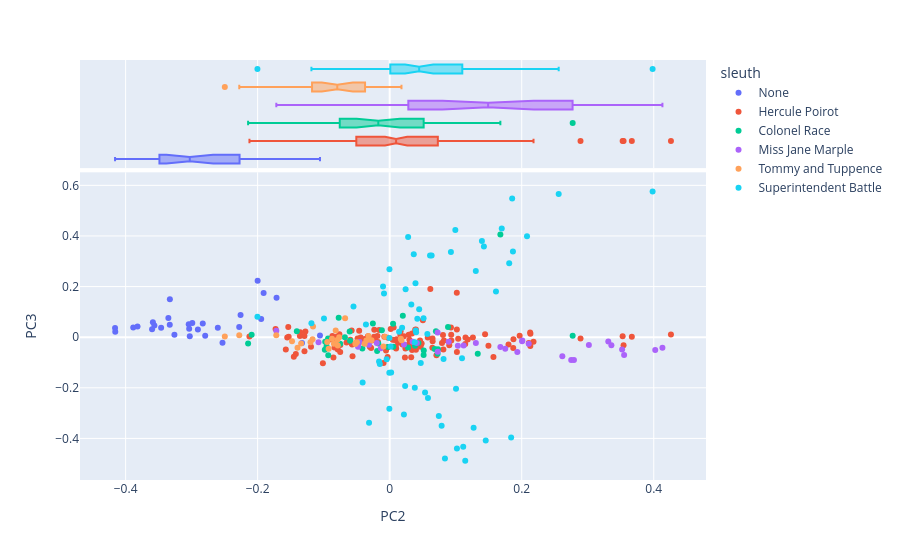

Notebook source saved alongside this figure:
### Markdown cell above
#### Scatterplot of documents in the space created by the second two components

With points colored by metadata features.

### Code cell
# create a scatterplot of documents in the space created by the first 2 components
# coloring the points by sleuth

# fill the NaN for works without a sleuth (Giant's Bread)
DOC['sleuth'] = DOC['sleuth'].fillna('None')

px.scatter(
    data_frame = DCM.join(DOC).reset_index(),
    x = 'PC2', # third PC
    y = 'PC3', # fourth PC
    color = 'sleuth', # color by sleuth
    hover_name = 'label', # use concat string for hover info
    hover_data=['pub_year_original', 'work_type', 'primary_genre'], # add more hover data
    marginal_x = 'box' # add boxplot to x axis
)

### Figure 1 — Plotly figure (JSON) as saved in the notebook; plotly's stock layout.template omitted (floating-point values rounded to 4 significant figures; data arrays with more than 128 entries replaced by an {"elided": "..."} marker saying what was removed)
{"data": [{"customdata": [[1930, "novel", "Romance"], [1930, "novel", "Romance"], [1930, "novel", "Romance"], [1930, "novel", "Romance"], [1930, "novel", "Romance"], [1930, "novel", "Romance"], [1930, "novel", "Romance"], [1930, "novel", "Romance"], [1930, "novel", "Romance"], [1930, "novel", "Romance"], [1930, "novel", "Romance"], [1930, "novel", "Romance"], [1930, "novel", "Romance"], [1930, "novel", "Romance"], [1930, "novel", "Romance"], [1930, "novel", "Romance"], [1930, "novel", "Romance"], [1930, "novel", "Romance"], [1930, "novel", "Romance"], [1930, "novel", "Romance"], [1930, "novel", "Romance"], [1930, "novel", "Romance"], [1930, "novel", "Romance"], [1930, "novel", "Romance"], [1930, "novel", "Romance"], [1930, "novel", "Romance"], [1930, "novel", "Romance"], [1930, "novel", "Romance"], [1930, "novel", "Romance"]], "hovertemplate": "<b>%{hovertext}</b><br><br>sleuth=None<br>PC2=%{x}<br>PC3=%{y}<br>pub_year_original=%{customdata[0]}<br>work_type=%{customdata[1]}<br>primary_genre=%{customdata[2]}<extra></extra>", "hovertext": ["giants-bread ch.0", "giants-bread ch.1", "giants-bread ch.2", "giants-bread ch.3", "giants-bread ch.4", "giants-bread ch.5", "giants-bread ch.6", "giants-bread ch.7", "giants-bread ch.8", "giants-bread ch.9", "giants-bread ch.10", "giants-bread ch.11", "giants-bread ch.12", "giants-bread ch.13", "giants-bread ch.14", "giants-bread ch.15", "giants-bread ch.16", "giants-bread ch.17", "giants-bread ch.18", "giants-bread ch.19", "giants-bread ch.20", "giants-bread ch.21", "giants-bread ch.22", "giants-bread ch.23", "giants-bread ch.24", "giants-bread ch.25", "giants-bread ch.26", "giants-bread ch.27", "giants-bread ch.28"], "legendgroup": "None", "marker": {"color": "#636efa", "symbol": "circle"}, "mode": "markers", "name": "None", "orientation": "v", "showlegend": true, "type": "scatter", "x": [-0.1056, -0.2795, -0.3044, -0.2603, -0.3462, -0.3331, -0.3884, -0.382, -0.3587, -0.3028, -0.3564, -0.3599, -0.416, -0.4157, -0.299, -0.2279, -0.2532, -0.3261, -0.3353, -0.2906, -0.2831, -0.1328, -0.333, -0.1714, -0.2, -0.1946, -0.191, -0.2259, -0.3037], "xaxis": "x", "y": [0.006697, 0.00606, 0.05103, 0.03774, 0.03724, 0.04918, 0.03814, 0.04239, 0.0594, 0.003665, 0.04639, 0.03119, 0.03614, 0.02178, 0.05644, 0.04037, -0.02162, 0.0095, 0.07565, 0.03065, 0.05379, -0.02256, 0.1503, 0.1557, 0.2229, 0.07163, 0.1741, 0.08804, 0.03315], "yaxis": "y"}, {"alignmentgroup": "True", "customdata": [[1930, "novel", "Romance"], [1930, "novel", "Romance"], [1930, "novel", "Romance"], [1930, "novel", "Romance"], [1930, "novel", "Romance"], [1930, "novel", "Romance"], [1930, "novel", "Romance"], [1930, "novel", "Romance"], [1930, "novel", "Romance"], [1930, "novel", "Romance"], [1930, "novel", "Romance"], [1930, "novel", "Romance"], [1930, "novel", "Romance"], [1930, "novel", "Romance"], [1930, "novel", "Romance"], [1930, "novel", "Romance"], [1930, "novel", "Romance"], [1930, "novel", "Romance"], [1930, "novel", "Romance"], [1930, "novel", "Romance"], [1930, "novel", "Romance"], [1930, "novel", "Romance"], [1930, "novel", "Romance"], [1930, "novel", "Romance"], [1930, "novel", "Romance"], [1930, "novel", "Romance"], [1930, "novel", "Romance"], [1930, "novel", "Romance"], [1930, "novel", "Romance"]], "hovertemplate": "<b>%{hovertext}</b><br><br>sleuth=None<br>PC2=%{x}<br>pub_year_original=%{customdata[0]}<br>work_type=%{customdata[1]}<br>primary_genre=%{customdata[2]}<extra></extra>", "hovertext": ["giants-bread ch.0", "giants-bread ch.1", "giants-bread ch.2", "giants-bread ch.3", "giants-bread ch.4", "giants-bread ch.5", "giants-bread ch.6", "giants-bread ch.7", "giants-bread ch.8", "giants-bread ch.9", "giants-bread ch.10", "giants-bread ch.11", "giants-bread ch.12", "giants-bread ch.13", "giants-bread ch.14", "giants-bread ch.15", "giants-bread ch.16", "giants-bread ch.17", "giants-bread ch.18", "giants-bread ch.19", "giants-bread ch.20", "giants-bread ch.21", "giants-bread ch.22", "giants-bread ch.23", "giants-bread ch.24", "giants-bread ch.25", "giants-bread ch.26", "giants-bread ch.27", "giants-bread ch.28"], "legendgroup": "None", "marker": {"color": "#636efa", "symbol": "circle"}, "name": "None", "notched": true, "offsetgroup": "None", "showlegend": false, "type": "box", "x": [-0.1056, -0.2795, -0.3044, -0.2603, -0.3462, -0.3331, -0.3884, -0.382, -0.3587, -0.3028, -0.3564, -0.3599, -0.416, -0.4157, -0.299, -0.2279, -0.2532, -0.3261, -0.3353, -0.2906, -0.2831, -0.1328, -0.333, -0.1714, -0.2, -0.1946, -0.191, -0.2259, -0.3037], "xaxis": "x2", "yaxis": "y2"}, {"customdata": {"elided": "133x3 mixed values"}, "hovertemplate": "<b>%{hovertext}</b><br><br>sleuth=Hercule Poirot<br>PC2=%{x}<br>PC3=%{y}<br>pub_year_original=%{customdata[0]}<br>work_type=%{customdata[1]}<br>primary_genre=%{customdata[2]}<extra></extra>", "hovertext": {"elided": "133 str values"}, "legendgroup": "Hercule Poirot", "marker": {"color": "#EF553B", "symbol": "circle"}, "mode": "markers", "name": "Hercule Poirot", "orientation": "v", "showlegend": true, "type": "scatter", "x": {"elided": "133 float values"}, "xaxis": "x", "y": {"elided": "133 float values"}, "yaxis": "y"}, {"alignmentgroup": "True", "customdata": {"elided": "133x3 mixed values"}, "hovertemplate": "<b>%{hovertext}</b><br><br>sleuth=Hercule Poirot<br>PC2=%{x}<br>pub_year_original=%{customdata[0]}<br>work_type=%{customdata[1]}<br>primary_genre=%{customdata[2]}<extra></extra>", "hovertext": {"elided": "133 str values"}, "legendgroup": "Hercule Poirot", "marker": {"color": "#EF553B", "symbol": "circle"}, "name": "Hercule Poirot", "notched": true, "offsetgroup": "Hercule Poirot", "showlegend": false, "type": "box", "x": {"elided": "133 float values"}, "xaxis": "x2", "yaxis": "y2"}, {"customdata": [[1924, "novel", "Murder Mystery"], [1924, "novel", "Murder Mystery"], [1924, "novel", "Murder Mystery"], [1924, "novel", "Murder Mystery"], [1924, "novel", "Murder Mystery"], [1924, "novel", "Murder Mystery"], [1924, "novel", "Murder Mystery"], [1924, "novel", "Murder Mystery"], [1924, "novel", "Murder Mystery"], [1924, "novel", "Murder Mystery"], [1924, "novel", "Murder Mystery"], [1924, "novel", "Murder Mystery"], [1924, "novel", "Murder Mystery"], [1924, "novel", "Murder Mystery"], [1924, "novel", "Murder Mystery"], [1924, "novel", "Murder Mystery"], [1924, "novel", "Murder Mystery"], [1924, "novel", "Murder Mystery"], [1924, "novel", "Murder Mystery"], [1924, "novel", "Murder Mystery"], [1924, "novel", "Murder Mystery"], [1924, "novel", "Murder Mystery"], [1924, "novel", "Murder Mystery"], [1924, "novel", "Murder Mystery"], [1924, "novel", "Murder Mystery"], [1924, "novel", "Murder Mystery"], [1924, "novel", "Murder Mystery"], [1924, "novel", "Murder Mystery"], [1924, "novel", "Murder Mystery"], [1924, "novel", "Murder Mystery"], [1924, "novel", "Murder Mystery"], [1924, "novel", "Murder Mystery"], [1924, "novel", "Murder Mystery"], [1924, "novel", "Murder Mystery"], [1924, "novel", "Murder Mystery"], [1924, "novel", "Murder Mystery"], [1924, "novel", "Murder Mystery"]], "hovertemplate": "<b>%{hovertext}</b><br><br>sleuth=Colonel Race<br>PC2=%{x}<br>PC3=%{y}<br>pub_year_original=%{customdata[0]}<br>work_type=%{customdata[1]}<br>primary_genre=%{customdata[2]}<extra></extra>", "hovertext": ["the-man-in-the-brown-suit ch.0", "the-man-in-the-brown-suit ch.1", "the-man-in-the-brown-suit ch.2", "the-man-in-the-brown-suit ch.3", "the-man-in-the-brown-suit ch.4", "the-man-in-the-brown-suit ch.5", "the-man-in-the-brown-suit ch.6", "the-man-in-the-brown-suit ch.7", "the-man-in-the-brown-suit ch.8", "the-man-in-the-brown-suit ch.9", "the-man-in-the-brown-suit ch.10", "the-man-in-the-brown-suit ch.11", "the-man-in-the-brown-suit ch.12", "the-man-in-the-brown-suit ch.13", "the-man-in-the-brown-suit ch.14", "the-man-in-the-brown-suit ch.15", "the-man-in-the-brown-suit ch.16", "the-man-in-the-brown-suit ch.17", "the-man-in-the-brown-suit ch.18", "the-man-in-the-brown-suit ch.19", "the-man-in-the-brown-suit ch.20", "the-man-in-the-brown-suit ch.21", "the-man-in-the-brown-suit ch.22", "the-man-in-the-brown-suit ch.23", "the-man-in-the-brown-suit ch.24", "the-man-in-the-brown-suit ch.25", "the-man-in-the-brown-suit ch.26", "the-man-in-the-brown-suit ch.27", "the-man-in-the-brown-suit ch.28", "the-man-in-the-brown-suit ch.29", "the-man-in-the-brown-suit ch.30", "the-man-in-the-brown-suit ch.31", "the-man-in-the-brown-suit ch.32", "the-man-in-the-brown-suit ch.33", "the-man-in-the-brown-suit ch.34", "the-man-in-the-brown-suit ch.35", "the-man-in-the-brown-suit ch.36"], "legendgroup": "Colonel Race", "marker": {"color": "#00cc96", "symbol": "circle"}, "mode": "markers", "name": "Colonel Race", "orientation": "v", "showlegend": true, "type": "scatter", "x": [0.05166, -0.07724, -0.2145, -0.0255, 0.2772, 0.1676, 0.01991, 0.07006, -0.01184, -0.09561, -0.0414, 0.06818, -0.09301, 0.04357, 0.005453, 0.005114, -0.04785, 0.0383, -0.07509, 0.05141, 0.07314, 0.1334, -0.01725, 0.08839, -0.01904, -0.2091, -0.0606, 0.07259, -0.09332, -0.06788, -0.05044, -0.09822, -0.05999, 0.02778, -0.002493, -0.09766, -0.1406], "xaxis": "x", "y": [-0.053, 0.07724, -0.02472, 0.05415, 0.005671, 0.4059, 0.08422, 0.02326, 0.02774, -0.03542, -0.04494, -0.04677, -0.07129, -0.02347, -0.03751, 0.05283, -0.02679, -0.03419, -0.02584, -0.07024, -0.0481, -0.06523, -0.02505, 0.03989, -0.05418, 0.009942, 0.02204, -0.06516, -0.005233, -0.0006657, -0.02459, -0.04946, -0.01442, -0.04106, -0.03908, -0.01803, 0.02329], "yaxis": "y"}, {"alignmentgroup": "True", "customdata": [[1924, "novel", "Murder Mystery"], [1924, "novel", "Murder Mystery"], [1924, "novel", "Murder Mystery"], [1924, "novel", "Murder Mystery"], [1924, "novel", "Murder Mystery"], [1924, "novel", "Murder Mystery"], [1924, "novel", "Murder Mystery"], [1924, "novel", "Murder Mystery"], [1924, "novel", "Murder Mystery"], [1924, "novel", "Murder Mystery"], [1924, "novel", "Murder Mystery"], [1924, "novel", "Murder Mystery"], [1924, "novel", "Murder Mystery"], [1924, "novel", "Murder Mystery"], [1924, "novel", "Murder Mystery"], [1924, "novel", "Murder Mystery"], [1924, "novel", "Murder Mystery"], [1924, "novel", "Murder Mystery"], [1924, "novel", "Murder Mystery"], [1924, "novel", "Murder Mystery"], [1924, "novel", "Murder Mystery"], [1924, "novel", "Murder Mystery"], [1924, "novel", "Murder Mystery"], [1924, "novel", "Murder Mystery"], [1924, "novel", "Murder Mystery"], [1924, "novel", "Murder Mystery"], [1924, "novel", "Murder Mystery"], [1924, "novel", "Murder Mystery"], [1924, "novel", "Murder Mystery"], [1924, "novel", "Murder Mystery"], [1924, "novel", "Murder Mystery"], [1924, "novel", "Murder Mystery"], [1924, "novel", "Murder Mystery"], [1924, "novel", "Murder Mystery"], [1924, "novel", "Murder Mystery"], [1924, "novel", "Murder Mystery"], [1924, "novel", "Murder Mystery"]], "hovertemplate": "<b>%{hovertext}</b><br><br>sleuth=Colonel Race<br>PC2=%{x}<br>pub_year_original=%{customdata[0]}<br>work_type=%{customdata[1]}<br>primary_genre=%{customdata[2]}<extra></extra>", "hovertext": ["the-man-in-the-brown-suit ch.0", "the-man-in-the-brown-suit ch.1", "the-man-in-the-brown-suit ch.2", "the-man-in-the-brown-suit ch.3", "the-man-in-the-brown-suit ch.4", "the-man-in-the-brown-suit ch.5", "the-man-in-the-brown-suit ch.6", "the-man-in-the-brown-suit ch.7", "the-man-in-the-brown-suit ch.8", "the-man-in-the-brown-suit ch.9", "the-man-in-the-brown-suit ch.10", "the-man-in-the-brown-suit ch.11", "the-man-in-the-brown-suit ch.12", "the-man-in-the-brown-suit ch.13", "the-man-in-the-brown-suit ch.14", "the-man-in-the-brown-suit ch.15", "the-man-in-the-brown-suit ch.16", "the-man-in-the-brown-suit ch.17", "the-man-in-the-brown-suit ch.18", "the-man-in-the-brown-suit ch.19", "the-man-in-the-brown-suit ch.20", "the-man-in-the-brown-suit ch.21", "the-man-in-the-brown-suit ch.22", "the-man-in-the-brown-suit ch.23", "the-man-in-the-brown-suit ch.24", "the-man-in-the-brown-suit ch.25", "the-man-in-the-brown-suit ch.26", "the-man-in-the-brown-suit ch.27", "the-man-in-the-brown-suit ch.28", "the-man-in-the-brown-suit ch.29", "the-man-in-the-brown-suit ch.30", "the-man-in-the-brown-suit ch.31", "the-man-in-the-brown-suit ch.32", "the-man-in-the-brown-suit ch.33", "the-man-in-the-brown-suit ch.34", "the-man-in-the-brown-suit ch.35", "the-man-in-the-brown-suit ch.36"], "legendgroup": "Colonel Race", "marker": {"color": "#00cc96", "symbol": "circle"}, "name": "Colonel Race", "notched": true, "offsetgroup": "Colonel Race", "showlegend": false, "type": "box", "x": [0.05166, -0.07724, -0.2145, -0.0255, 0.2772, 0.1676, 0.01991, 0.07006, -0.01184, -0.09561, -0.0414, 0.06818, -0.09301, 0.04357, 0.005453, 0.005114, -0.04785, 0.0383, -0.07509, 0.05141, 0.07314, 0.1334, -0.01725, 0.08839, -0.01904, -0.2091, -0.0606, 0.07259, -0.09332, -0.06788, -0.05044, -0.09822, -0.05999, 0.02778, -0.002493, -0.09766, -0.1406], "xaxis": "x2", "yaxis": "y2"}, {"customdata": [[1930, "novel", "Murder Mystery"], [1930, "novel", "Murder Mystery"], [1930, "novel", "Murder Mystery"], [1930, "novel", "Murder Mystery"], [1930, "novel", "Murder Mystery"], [1930, "novel", "Murder Mystery"], [1930, "novel", "Murder Mystery"], [1930, "novel", "Murder Mystery"], [1930, "novel", "Murder Mystery"], [1930, "novel", "Murder Mystery"], [1930, "novel", "Murder Mystery"], [1930, "novel", "Murder Mystery"], [1930, "novel", "Murder Mystery"], [1930, "novel", "Murder Mystery"], [1930, "novel", "Murder Mystery"], [1930, "novel", "Murder Mystery"], [1930, "novel", "Murder Mystery"], [1930, "novel", "Murder Mystery"], [1930, "novel", "Murder Mystery"], [1930, "novel", "Murder Mystery"], [1930, "novel", "Murder Mystery"], [1930, "novel", "Murder Mystery"], [1930, "novel", "Murder Mystery"], [1930, "novel", "Murder Mystery"], [1930, "novel", "Murder Mystery"], [1930, "novel", "Murder Mystery"], [1930, "novel", "Murder Mystery"], [1930, "novel", "Murder Mystery"], [1930, "novel", "Murder Mystery"], [1930, "novel", "Murder Mystery"], [1930, "novel", "Murder Mystery"], [1930, "novel", "Murder Mystery"]], "hovertemplate": "<b>%{hovertext}</b><br><br>sleuth=Miss Jane Marple<br>PC2=%{x}<br>PC3=%{y}<br>pub_year_original=%{customdata[0]}<br>work_type=%{customdata[1]}<br>primary_genre=%{customdata[2]}<extra></extra>", "hovertext": ["the-murder-at-the-vicarage ch.1", "the-murder-at-the-vicarage ch.2", "the-murder-at-the-vicarage ch.3", "the-murder-at-the-vicarage ch.4", "the-murder-at-the-vicarage ch.5", "the-murder-at-the-vicarage ch.6", "the-murder-at-the-vicarage ch.7", "the-murder-at-the-vicarage ch.8", "the-murder-at-the-vicarage ch.9", "the-murder-at-the-vicarage ch.10", "the-murder-at-the-vicarage ch.11", "the-murder-at-the-vicarage ch.12", "the-murder-at-the-vicarage ch.13", "the-murder-at-the-vicarage ch.14", "the-murder-at-the-vicarage ch.15", "the-murder-at-the-vicarage ch.16", "the-murder-at-the-vicarage ch.17", "the-murder-at-the-vicarage ch.18", "the-murder-at-the-vicarage ch.19", "the-murder-at-the-vicarage ch.20", "the-murder-at-the-vicarage ch.21", "the-murder-at-the-vicarage ch.22", "the-murder-at-the-vicarage ch.23", "the-murder-at-the-vicarage ch.24", "the-murder-at-the-vicarage ch.25", "the-murder-at-the-vicarage ch.26", "the-murder-at-the-vicarage ch.27", "the-murder-at-the-vicarage ch.28", "the-murder-at-the-vicarage ch.29", "the-murder-at-the-vicarage ch.30", "the-murder-at-the-vicarage ch.31", "the-murder-at-the-vicarage ch.32"], "legendgroup": "Miss Jane Marple", "marker": {"color": "#ab63fa", "symbol": "circle"}, "mode": "markers", "name": "Miss Jane Marple", "orientation": "v", "showlegend": true, "type": "scatter", "x": [-0.03145, -0.01956, -0.1078, -0.04794, 0.3311, 0.2106, 0.1751, 0.275, 0.2615, 0.1305, 0.3551, 0.4131, 0.2791, 0.04122, 0.4022, 0.3017, 0.3521, 0.1933, 0.07277, -0.01344, 0.07259, -0.04556, 0.3358, 0.02176, 0.2009, 0.1677, 0.03474, 0.1033, 0.112, 0.2006, 0.08938, -0.1717], "xaxis": "x", "y": [-0.03008, -0.02297, -0.01975, -0.03747, -0.01743, -0.0255, -0.04618, -0.09032, -0.07503, -0.02276, -0.07046, -0.04183, -0.08976, -0.0226, -0.05035, -0.03133, -0.04859, -0.05883, -0.05766, -0.04355, 0.01823, -0.01938, -0.03188, -0.02908, -0.01296, -0.03915, -0.018, -0.03425, -0.03279, -0.01617, -0.01827, 0.02524], "yaxis": "y"}, {"alignmentgroup": "True", "customdata": [[1930, "novel", "Murder Mystery"], [1930, "novel", "Murder Mystery"], [1930, "novel", "Murder Mystery"], [1930, "novel", "Murder Mystery"], [1930, "novel", "Murder Mystery"], [1930, "novel", "Murder Mystery"], [1930, "novel", "Murder Mystery"], [1930, "novel", "Murder Mystery"], [1930, "novel", "Murder Mystery"], [1930, "novel", "Murder Mystery"], [1930, "novel", "Murder Mystery"], [1930, "novel", "Murder Mystery"], [1930, "novel", "Murder Mystery"], [1930, "novel", "Murder Mystery"], [1930, "novel", "Murder Mystery"], [1930, "novel", "Murder Mystery"], [1930, "novel", "Murder Mystery"], [1930, "novel", "Murder Mystery"], [1930, "novel", "Murder Mystery"], [1930, "novel", "Murder Mystery"], [1930, "novel", "Murder Mystery"], [1930, "novel", "Murder Mystery"], [1930, "novel", "Murder Mystery"], [1930, "novel", "Murder Mystery"], [1930, "novel", "Murder Mystery"], [1930, "novel", "Murder Mystery"], [1930, "novel", "Murder Mystery"], [1930, "novel", "Murder Mystery"], [1930, "novel", "Murder Mystery"], [1930, "novel", "Murder Mystery"], [1930, "novel", "Murder Mystery"], [1930, "novel", "Murder Mystery"]], "hovertemplate": "<b>%{hovertext}</b><br><br>sleuth=Miss Jane Marple<br>PC2=%{x}<br>pub_year_original=%{customdata[0]}<br>work_type=%{customdata[1]}<br>primary_genre=%{customdata[2]}<extra></extra>", "hovertext": ["the-murder-at-the-vicarage ch.1", "the-murder-at-the-vicarage ch.2", "the-murder-at-the-vicarage ch.3", "the-murder-at-the-vicarage ch.4", "the-murder-at-the-vicarage ch.5", "the-murder-at-the-vicarage ch.6", "the-murder-at-the-vicarage ch.7", "the-murder-at-the-vicarage ch.8", "the-murder-at-the-vicarage ch.9", "the-murder-at-the-vicarage ch.10", "the-murder-at-the-vicarage ch.11", "the-murder-at-the-vicarage ch.12", "the-murder-at-the-vicarage ch.13", "the-murder-at-the-vicarage ch.14", "the-murder-at-the-vicarage ch.15", "the-murder-at-the-vicarage ch.16", "the-murder-at-the-vicarage ch.17", "the-murder-at-the-vicarage ch.18", "the-murder-at-the-vicarage ch.19", "the-murder-at-the-vicarage ch.20", "the-murder-at-the-vicarage ch.21", "the-murder-at-the-vicarage ch.22", "the-murder-at-the-vicarage ch.23", "the-murder-at-the-vicarage ch.24", "the-murder-at-the-vicarage ch.25", "the-murder-at-the-vicarage ch.26", "the-murder-at-the-vicarage ch.27", "the-murder-at-the-vicarage ch.28", "the-murder-at-the-vicarage ch.29", "the-murder-at-the-vicarage ch.30", "the-murder-at-the-vicarage ch.31", "the-murder-at-the-vicarage ch.32"], "legendgroup": "Miss Jane Marple", "marker": {"color": "#ab63fa", "symbol": "circle"}, "name": "Miss Jane Marple", "notched": true, "offsetgroup": "Miss Jane Marple", "showlegend": false, "type": "box", "x": [-0.03145, -0.01956, -0.1078, -0.04794, 0.3311, 0.2106, 0.1751, 0.275, 0.2615, 0.1305, 0.3551, 0.4131, 0.2791, 0.04122, 0.4022, 0.3017, 0.3521, 0.1933, 0.07277, -0.01344, 0.07259, -0.04556, 0.3358, 0.02176, 0.2009, 0.1677, 0.03474, 0.1033, 0.112, 0.2006, 0.08938, -0.1717], "xaxis": "x2", "yaxis": "y2"}, {"customdata": [[1922, "novel", "Espionage"], [1922, "novel", "Espionage"], [1922, "novel", "Espionage"], [1922, "novel", "Espionage"], [1922, "novel", "Espionage"], [1922, "novel", "Espionage"], [1922, "novel", "Espionage"], [1922, "novel", "Espionage"], [1922, "novel", "Espionage"], [1922, "novel", "Espionage"], [1922, "novel", "Espionage"], [1922, "novel", "Espionage"], [1922, "novel", "Espionage"], [1922, "novel", "Espionage"], [1922, "novel", "Espionage"], [1922, "novel", "Espionage"], [1922, "novel", "Espionage"], [1922, "novel", "Espionage"], [1922, "novel", "Espionage"], [1922, "novel", "Espionage"], [1922, "novel", "Espionage"], [1922, "novel", "Espionage"], [1922, "novel", "Espionage"], [1922, "novel", "Espionage"], [1922, "novel", "Espionage"], [1922, "novel", "Espionage"], [1922, "novel", "Espionage"], [1922, "novel", "Espionage"], [1922, "novel", "Espionage"]], "hovertemplate": "<b>%{hovertext}</b><br><br>sleuth=Tommy and Tuppence<br>PC2=%{x}<br>PC3=%{y}<br>pub_year_original=%{customdata[0]}<br>work_type=%{customdata[1]}<br>primary_genre=%{customdata[2]}<extra></extra>", "hovertext": ["the-secret-adversary ch.0", "the-secret-adversary ch.1", "the-secret-adversary ch.2", "the-secret-adversary ch.3", "the-secret-adversary ch.4", "the-secret-adversary ch.5", "the-secret-adversary ch.6", "the-secret-adversary ch.7", "the-secret-adversary ch.8", "the-secret-adversary ch.9", "the-secret-adversary ch.10", "the-secret-adversary ch.11", "the-secret-adversary ch.12", "the-secret-adversary ch.13", "the-secret-adversary ch.14", "the-secret-adversary ch.15", "the-secret-adversary ch.16", "the-secret-adversary ch.17", "the-secret-adversary ch.18", "the-secret-adversary ch.19", "the-secret-adversary ch.20", "the-secret-adversary ch.21", "the-secret-adversary ch.22", "the-secret-adversary ch.23", "the-secret-adversary ch.24", "the-secret-adversary ch.25", "the-secret-adversary ch.26", "the-secret-adversary ch.27", "the-secret-adversary ch.28"], "legendgroup": "Tommy and Tuppence", "marker": {"color": "#FFA15A", "symbol": "circle"}, "mode": "markers", "name": "Tommy and Tuppence", "orientation": "v", "showlegend": true, "type": "scatter", "x": [-0.07859, -0.2278, -0.03796, -0.08178, -0.0353, -0.1161, -0.02755, -0.009481, -0.05183, -0.1168, -0.08738, -0.04958, -0.1342, -0.09243, 0.01787, -0.1396, -0.08448, -0.05145, -0.07937, -0.09457, -0.1199, -0.1718, -0.007154, 0.01683, -0.06754, -0.1479, -0.03205, -0.07647, -0.2497], "xaxis": "x", "y": [-0.03304, 0.007694, -0.02618, 0.02601, -0.01284, 0.04204, -0.01193, -0.03657, -0.02653, -0.008609, -0.006114, -0.02001, -0.02537, -0.04598, -0.01181, -0.04156, -0.02583, -0.02158, -0.0114, -0.01905, -0.01997, 0.007793, 0.001483, -0.006142, 0.07433, -0.01562, 0.004402, -0.0006227, 0.002409], "yaxis": "y"}, {"alignmentgroup": "True", "customdata": [[1922, "novel", "Espionage"], [1922, "novel", "Espionage"], [1922, "novel", "Espionage"], [1922, "novel", "Espionage"], [1922, "novel", "Espionage"], [1922, "novel", "Espionage"], [1922, "novel", "Espionage"], [1922, "novel", "Espionage"], [1922, "novel", "Espionage"], [1922, "novel", "Espionage"], [1922, "novel", "Espionage"], [1922, "novel", "Espionage"], [1922, "novel", "Espionage"], [1922, "novel", "Espionage"], [1922, "novel", "Espionage"], [1922, "novel", "Espionage"], [1922, "novel", "Espionage"], [1922, "novel", "Espionage"], [1922, "novel", "Espionage"], [1922, "novel", "Espionage"], [1922, "novel", "Espionage"], [1922, "novel", "Espionage"], [1922, "novel", "Espionage"], [1922, "novel", "Espionage"], [1922, "novel", "Espionage"], [1922, "novel", "Espionage"], [1922, "novel", "Espionage"], [1922, "novel", "Espionage"], [1922, "novel", "Espionage"]], "hovertemplate": "<b>%{hovertext}</b><br><br>sleuth=Tommy and Tuppence<br>PC2=%{x}<br>pub_year_original=%{customdata[0]}<br>work_type=%{customdata[1]}<br>primary_genre=%{customdata[2]}<extra></extra>", "hovertext": ["the-secret-adversary ch.0", "the-secret-adversary ch.1", "the-secret-adversary ch.2", "the-secret-adversary ch.3", "the-secret-adversary ch.4", "the-secret-adversary ch.5", "the-secret-adversary ch.6", "the-secret-adversary ch.7", "the-secret-adversary ch.8", "the-secret-adversary ch.9", "the-secret-adversary ch.10", "the-secret-adversary ch.11", "the-secret-adversary ch.12", "the-secret-adversary ch.13", "the-secret-adversary ch.14", "the-secret-adversary ch.15", "the-secret-adversary ch.16", "the-secret-adversary ch.17", "the-secret-adversary ch.18", "the-secret-adversary ch.19", "the-secret-adversary ch.20", "the-secret-adversary ch.21", "the-secret-adversary ch.22", "the-secret-adversary ch.23", "the-secret-adversary ch.24", "the-secret-adversary ch.25", "the-secret-adversary ch.26", "the-secret-adversary ch.27", "the-secret-adversary ch.28"], "legendgroup": "Tommy and Tuppence", "marker": {"color": "#FFA15A", "symbol": "circle"}, "name": "Tommy and Tuppence", "notched": true, "offsetgroup": "Tommy and Tuppence", "showlegend": false, "type": "box", "x": [-0.07859, -0.2278, -0.03796, -0.08178, -0.0353, -0.1161, -0.02755, -0.009481, -0.05183, -0.1168, -0.08738, -0.04958, -0.1342, -0.09243, 0.01787, -0.1396, -0.08448, -0.05145, -0.07937, -0.09457, -0.1199, -0.1718, -0.007154, 0.01683, -0.06754, -0.1479, -0.03205, -0.07647, -0.2497], "xaxis": "x2", "yaxis": "y2"}, {"customdata": {"elided": "65x3 mixed values"}, "hovertemplate": "<b>%{hovertext}</b><br><br>sleuth=Superintendent Battle<br>PC2=%{x}<br>PC3=%{y}<br>pub_year_original=%{customdata[0]}<br>work_type=%{customdata[1]}<br>primary_genre=%{customdata[2]}<extra></extra>", "hovertext": ["the-secret-of-chimneys ch.1", "the-secret-of-chimneys ch.2", "the-secret-of-chimneys ch.3", "the-secret-of-chimneys ch.4", "the-secret-of-chimneys ch.5", "the-secret-of-chimneys ch.6", "the-secret-of-chimneys ch.7", "the-secret-of-chimneys ch.8", "the-secret-of-chimneys ch.9", "the-secret-of-chimneys ch.10", "the-secret-of-chimneys ch.11", "the-secret-of-chimneys ch.12", "the-secret-of-chimneys ch.13", "the-secret-of-chimneys ch.14", "the-secret-of-chimneys ch.15", "the-secret-of-chimneys ch.16", "the-secret-of-chimneys ch.17", "the-secret-of-chimneys ch.18", "the-secret-of-chimneys ch.19", "the-secret-of-chimneys ch.20", "the-secret-of-chimneys ch.21", "the-secret-of-chimneys ch.22", "the-secret-of-chimneys ch.23", "the-secret-of-chimneys ch.24", "the-secret-of-chimneys ch.25", "the-secret-of-chimneys ch.26", "the-secret-of-chimneys ch.27", "the-secret-of-chimneys ch.28", "the-secret-of-chimneys ch.29", "the-secret-of-chimneys ch.30", "the-secret-of-chimneys ch.31", "the-seven-dials-mystery ch.1", "the-seven-dials-mystery ch.2", "the-seven-dials-mystery ch.3", "the-seven-dials-mystery ch.4", "the-seven-dials-mystery ch.5", "the-seven-dials-mystery ch.6", "the-seven-dials-mystery ch.7", "the-seven-dials-mystery ch.8", "the-seven-dials-mystery ch.9", "the-seven-dials-mystery ch.10", "the-seven-dials-mystery ch.11", "the-seven-dials-mystery ch.12", "the-seven-dials-mystery ch.13", "the-seven-dials-mystery ch.14", "the-seven-dials-mystery ch.15", "the-seven-dials-mystery ch.16", "the-seven-dials-mystery ch.17", "the-seven-dials-mystery ch.18", "the-seven-dials-mystery ch.19", "the-seven-dials-mystery ch.20", "the-seven-dials-mystery ch.21", "the-seven-dials-mystery ch.22", "the-seven-dials-mystery ch.23", "the-seven-dials-mystery ch.24", "the-seven-dials-mystery ch.25", "the-seven-dials-mystery ch.26", "the-seven-dials-mystery ch.27", "the-seven-dials-mystery ch.28", "the-seven-dials-mystery ch.29", "the-seven-dials-mystery ch.30", "the-seven-dials-mystery ch.31", "the-seven-dials-mystery ch.32", "the-seven-dials-mystery ch.33", "the-seven-dials-mystery ch.34"], "legendgroup": "Superintendent Battle", "marker": {"color": "#19d3f3", "symbol": "circle"}, "mode": "markers", "name": "Superintendent Battle", "orientation": "v", "showlegend": true, "type": "scatter", "x": [-0.1185, -0.09952, 0.1855, 0.1114, 0.03806, -0.0003741, 0.04185, 0.04005, 0.05134, 0.3982, 0.256, 0.208, 0.09945, 0.03647, 0.09274, 0.02412, 0.184, 0.08159, 0.04709, 0.03947, 0.1811, -0.05479, 0.03908, -0.03594, 0.1697, 0.01882, 0.1304, 0.04466, -0.01005, -0.2003, 0.0611, 0.02157, -0.0004742, 0.00224, 0.1427, 0.1397, 0.161, 0.07869, -0.0005225, 0.05796, 0.03803, 0.1144, -0.008595, -0.00453, 0.001343, 0.05706, 0.1005, 0.1019, 0.1455, 0.1271, 0.01428, -0.0003343, 0.07443, 0.03277, 0.0234, -0.03126, 0.06354, -0.01491, -0.01607, 0.1867, 0.1095, 0.08372, -0.04097, 0.05359, 0.02794], "xaxis": "x", "y": [0.05518, 0.07406, 0.5481, -0.4331, -0.02043, 0.2682, 0.07245, 0.01961, 0.0747, 0.5759, 0.5662, 0.3988, 0.4232, 0.3282, 0.3362, 0.1893, -0.3968, -0.08634, -0.1018, 0.02603, 0.2917, 0.121, 0.2132, 0.05016, 0.4297, 0.037, 0.2613, 0.1104, 0.2004, 0.08078, 0.3229, -0.3054, -0.2828, -0.1394, 0.3583, 0.3802, 0.1801, -0.35, -0.1404, -0.2401, -0.1994, -0.4887, 0.173, -0.08683, -0.03702, 0.01247, -0.2038, -0.44, -0.4081, -0.3583, 0.02153, -0.00329, -0.3111, 0.1288, -0.1927, -0.3382, 0.3223, -0.1058, -0.09588, 0.3386, -0.0835, -0.4791, -0.179, -0.2183, 0.3963], "yaxis": "y"}, {"alignmentgroup": "True", "customdata": {"elided": "65x3 mixed values"}, "hovertemplate": "<b>%{hovertext}</b><br><br>sleuth=Superintendent Battle<br>PC2=%{x}<br>pub_year_original=%{customdata[0]}<br>work_type=%{customdata[1]}<br>primary_genre=%{customdata[2]}<extra></extra>", "hovertext": ["the-secret-of-chimneys ch.1", "the-secret-of-chimneys ch.2", "the-secret-of-chimneys ch.3", "the-secret-of-chimneys ch.4", "the-secret-of-chimneys ch.5", "the-secret-of-chimneys ch.6", "the-secret-of-chimneys ch.7", "the-secret-of-chimneys ch.8", "the-secret-of-chimneys ch.9", "the-secret-of-chimneys ch.10", "the-secret-of-chimneys ch.11", "the-secret-of-chimneys ch.12", "the-secret-of-chimneys ch.13", "the-secret-of-chimneys ch.14", "the-secret-of-chimneys ch.15", "the-secret-of-chimneys ch.16", "the-secret-of-chimneys ch.17", "the-secret-of-chimneys ch.18", "the-secret-of-chimneys ch.19", "the-secret-of-chimneys ch.20", "the-secret-of-chimneys ch.21", "the-secret-of-chimneys ch.22", "the-secret-of-chimneys ch.23", "the-secret-of-chimneys ch.24", "the-secret-of-chimneys ch.25", "the-secret-of-chimneys ch.26", "the-secret-of-chimneys ch.27", "the-secret-of-chimneys ch.28", "the-secret-of-chimneys ch.29", "the-secret-of-chimneys ch.30", "the-secret-of-chimneys ch.31", "the-seven-dials-mystery ch.1", "the-seven-dials-mystery ch.2", "the-seven-dials-mystery ch.3", "the-seven-dials-mystery ch.4", "the-seven-dials-mystery ch.5", "the-seven-dials-mystery ch.6", "the-seven-dials-mystery ch.7", "the-seven-dials-mystery ch.8", "the-seven-dials-mystery ch.9", "the-seven-dials-mystery ch.10", "the-seven-dials-mystery ch.11", "the-seven-dials-mystery ch.12", "the-seven-dials-mystery ch.13", "the-seven-dials-mystery ch.14", "the-seven-dials-mystery ch.15", "the-seven-dials-mystery ch.16", "the-seven-dials-mystery ch.17", "the-seven-dials-mystery ch.18", "the-seven-dials-mystery ch.19", "the-seven-dials-mystery ch.20", "the-seven-dials-mystery ch.21", "the-seven-dials-mystery ch.22", "the-seven-dials-mystery ch.23", "the-seven-dials-mystery ch.24", "the-seven-dials-mystery ch.25", "the-seven-dials-mystery ch.26", "the-seven-dials-mystery ch.27", "the-seven-dials-mystery ch.28", "the-seven-dials-mystery ch.29", "the-seven-dials-mystery ch.30", "the-seven-dials-mystery ch.31", "the-seven-dials-mystery ch.32", "the-seven-dials-mystery ch.33", "the-seven-dials-mystery ch.34"], "legendgroup": "Superintendent Battle", "marker": {"color": "#19d3f3", "symbol": "circle"}, "name": "Superintendent Battle", "notched": true, "offsetgroup": "Superintendent Battle", "showlegend": false, "type": "box", "x": [-0.1185, -0.09952, 0.1855, 0.1114, 0.03806, -0.0003741, 0.04185, 0.04005, 0.05134, 0.3982, 0.256, 0.208, 0.09945, 0.03647, 0.09274, 0.02412, 0.184, 0.08159, 0.04709, 0.03947, 0.1811, -0.05479, 0.03908, -0.03594, 0.1697, 0.01882, 0.1304, 0.04466, -0.01005, -0.2003, 0.0611, 0.02157, -0.0004742, 0.00224, 0.1427, 0.1397, 0.161, 0.07869, -0.0005225, 0.05796, 0.03803, 0.1144, -0.008595, -0.00453, 0.001343, 0.05706, 0.1005, 0.1019, 0.1455, 0.1271, 0.01428, -0.0003343, 0.07443, 0.03277, 0.0234, -0.03126, 0.06354, -0.01491, -0.01607, 0.1867, 0.1095, 0.08372, -0.04097, 0.05359, 0.02794], "xaxis": "x2", "yaxis": "y2"}], "layout": {"legend": {"title": {"text": "sleuth"}, "tracegroupgap": 0}, "margin": {"t": 60}, "xaxis": {"anchor": "y", "domain": [0, 1], "title": {"text": "PC2"}}, "xaxis2": {"anchor": "y2", "domain": [0, 1], "matches": "x", "showgrid": true, "showticklabels": false}, "yaxis": {"anchor": "x", "domain": [0, 0.7326], "title": {"text": "PC3"}}, "yaxis2": {"anchor": "x2", "domain": [0.7426, 1], "matches": "y2", "showgrid": false, "showline": false, "showticklabels": false, "ticks": ""}}}
